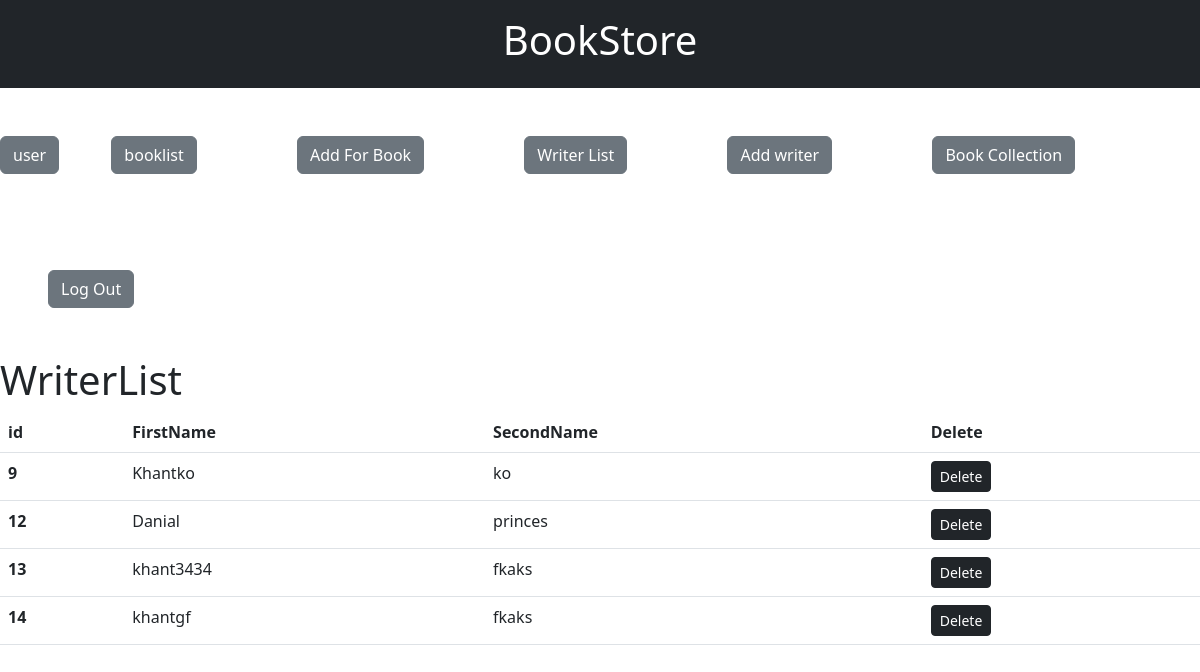
/writerList/ (signed in), run on the app's committed database.
### bookApp/models.py (models this page shows, shortened)
class Writer(models.Model):
    firstName =  models.CharField(max_length=100,unique=True)
    lastName  = models.CharField(max_length=100)
    dob = models.DateField(null=True)

### bookApp/views.py (the view)
# urls.py: path('writerList/',views.writer,name='writerList'),
@login_required(login_url='loginPage')
def writer(request):
    writers=Writer.objects.all()
    context = {'writers':writers}
    return render(request, "writer/writerList.html",context)

### templates/writer/writerList.html
{% extends 'main.html' %}
{% block context%}
<h1>WriterList</h1>
<table class="table">
    <thead>
      <tr>
        <th scope="col">id</th>
        <th scope="col">FirstName</th>
        <th scope="col">SecondName</th>
        <th scope="col">Delete</th>
      </tr>
    </thead>
    <tbody>
        {% for writer in writers%}
      <tr>
        <th scope="row">{{writer.id}}</th>
        <td>{{writer.firstName}}</td>
        <td>{{writer.lastName}}</td>
        <td> <a href = {% url 'deletewriter' writer.id %} class="btn btn-dark btn-sm">Delete</a></td>
      </tr>
      {% endfor %}
    </tbody>
  </table>
{% endblock context %}

### static/style.css (style rules this page uses)
body { background-color: aqua; }

### data on the page
Writer: id "9", firstName "Khantko", lastName "ko"
Writer: id "12", firstName "Danial", lastName "princes"
Writer: id "13", firstName "khant3434", lastName "fkaks"
Writer: id "14", firstName "khantgf", lastName "fkaks"
